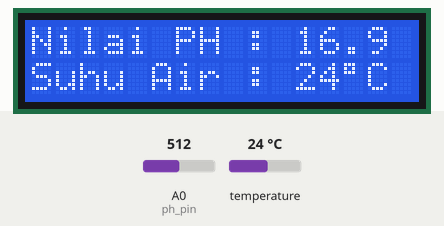
A sketch run on a simulated ESP8266 (NodeMCU). On the bench: 16×2 character LCD. The inputs (shaded band) are chosen by the test bench; at power-on: temperature 24 °C, A0 (ph_pin) = 512. WiFi joins after 1.5 s; servers stay silent unless stated; what the sketch prints to the serial monitor is not drawn.

Above: at 4.3 s.
4.4 s: temperature set to 12 °C
At 6.3 s:
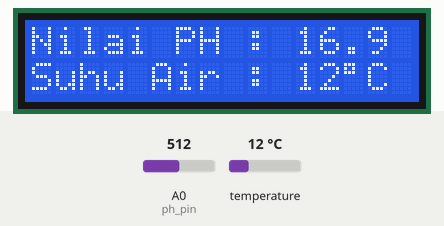
7.0 s: A0 (ph_pin) set to 716
At 9.6 s:
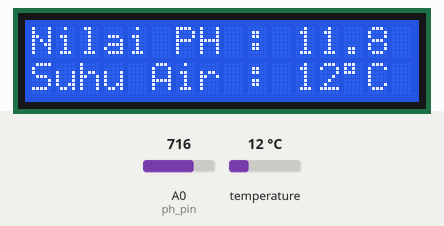
10.8 s: temperature set to 19 °C
At 14.1 s:
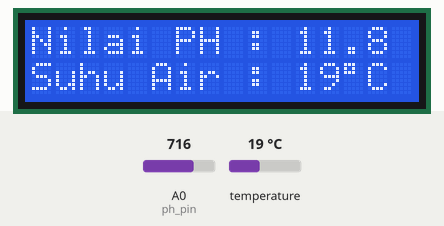
14.5 s: A0 (ph_pin) set to 900
At 17.4 s:
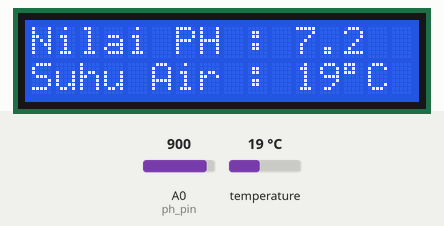
18.2 s: temperature set to 28 °C
At 21.6 s:
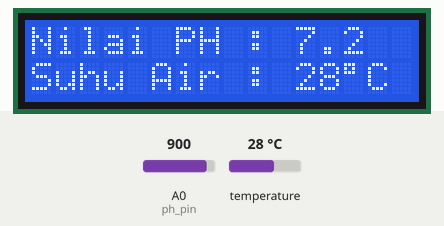
21.9 s: A0 (ph_pin) set to 1023
At 25.0 s:
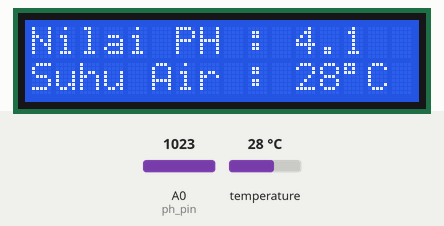
Timing chart, 0 to 26.5 s (numbered marks = the images above; inputs shaded):
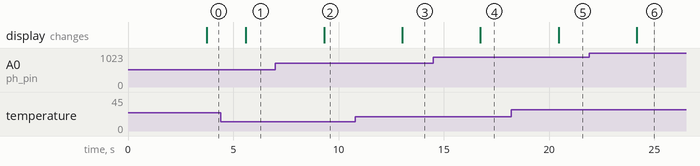

Measured:
- after the input at 4.4 s, the display: changes after 1.2 s (image 1)
- after the input at 7.0 s, the display: changes after 2.3 s (image 2)
- after the input at 10.8 s, the display: changes after 2.2 s (image 3)
- after the input at 14.5 s, the display: changes after 2.2 s (image 4)
- after the input at 18.2 s, the display: changes after 2.2 s (image 5)
- after the input at 21.9 s, the display: changes after 2.3 s (image 6)

The sketch:

suhu_ph_air.ino
```cpp
#define BLYNK_PRINT Serial
#define BLYNK_TEMPLATE_ID "TMPL6sv9x4MfQ"
#define BLYNK_TEMPLATE_NAME "sensor ph dan suhu air"
#define BLYNK_AUTH_TOKEN "t2TVcRGnS5_OatHOMimUpyZe4U33kWNW"

#include <ESP8266WiFi.h>
#include <WiFiClient.h>
#include <BlynkSimpleEsp8266.h>

char auth[] = "t2TVcRGnS5_OatHOMimUpyZe4U33kWNW";
char ssid[] = "hem";  //Access Point Wi-Fi
char pass[] = "00000000";  //Password

/* Deklarasi LCD I2C */
#include <Wire.h>
#include <LiquidCrystal_I2C.h>
LiquidCrystal_I2C lcd(0x27,16,2);

/* Deklarasi Sensor Suhu DS18B20 */
#include <OneWire.h>
#include <DallasTemperature.h>
#define ONE_WIRE_BUS D5
OneWire oneWire(ONE_WIRE_BUS);
DallasTemperature sensors(&oneWire);

/* Deklarasi Sensor PH */
const int ph_pin = A0;
float Po = 0;
float PH_step;
int nilai_analog_PH;
double TeganganPh;

/* Nilai Kalibrasi PH */
float ph4 = 3.01;
float ph7 = 2.66;

/*========================================================================================*/
void setup(){

  lcd.init();
  lcd.backlight();

  Serial.begin(9600);
  Blynk.begin(auth, ssid, pass);
  sensors.begin();
}

/*========================================================================================*/
void loop(){
  Blynk.run();

  //Sensor Suhu DS18B20
  sensors.requestTemperatures();
  float temperature = sensors.getTempCByIndex(0);
  Serial.print("Temperature     : ");
  Serial.println(temperature, 2);

  //Nilai ADC Sensor PH
  int nilai_analog_PH = analogRead(ph_pin);
  Serial.print("Nilai ADC PH    : ");
  Serial.println(nilai_analog_PH);

 //Nilai Tegangan Sensor PH
  TeganganPh = 3.00 / 1023.0 * nilai_analog_PH;
  Serial.print("Tegangan PH     : ");
  Serial.println(TeganganPh, 3);

 //Nilai Cairan PH
  PH_step = (ph4 - ph7) / 3;
  Po = 7.00 + ((ph7 - TeganganPh) / PH_step);
  Serial.print("Nilai Cairan PH : ");
  Serial.println(Po, 2);
  Serial.println("=====================");
  Serial.println();
  delay(1000);

  //Print Nilai PH
  lcd.setCursor(0,0); lcd.print("Nilai PH : ");
  lcd.setCursor(11,0); lcd.print(Po, 1); lcd.print(" ");

  //Print Nilai Suhu
  lcd.setCursor(0,1);
  lcd.print("Suhu Air : ");
  lcd.print(temperature,0);
  lcd.print((char)223);
  lcd.print("C");

  Blynk.virtualWrite(V0, Po);
  Blynk.virtualWrite(V1, temperature);
}
```
